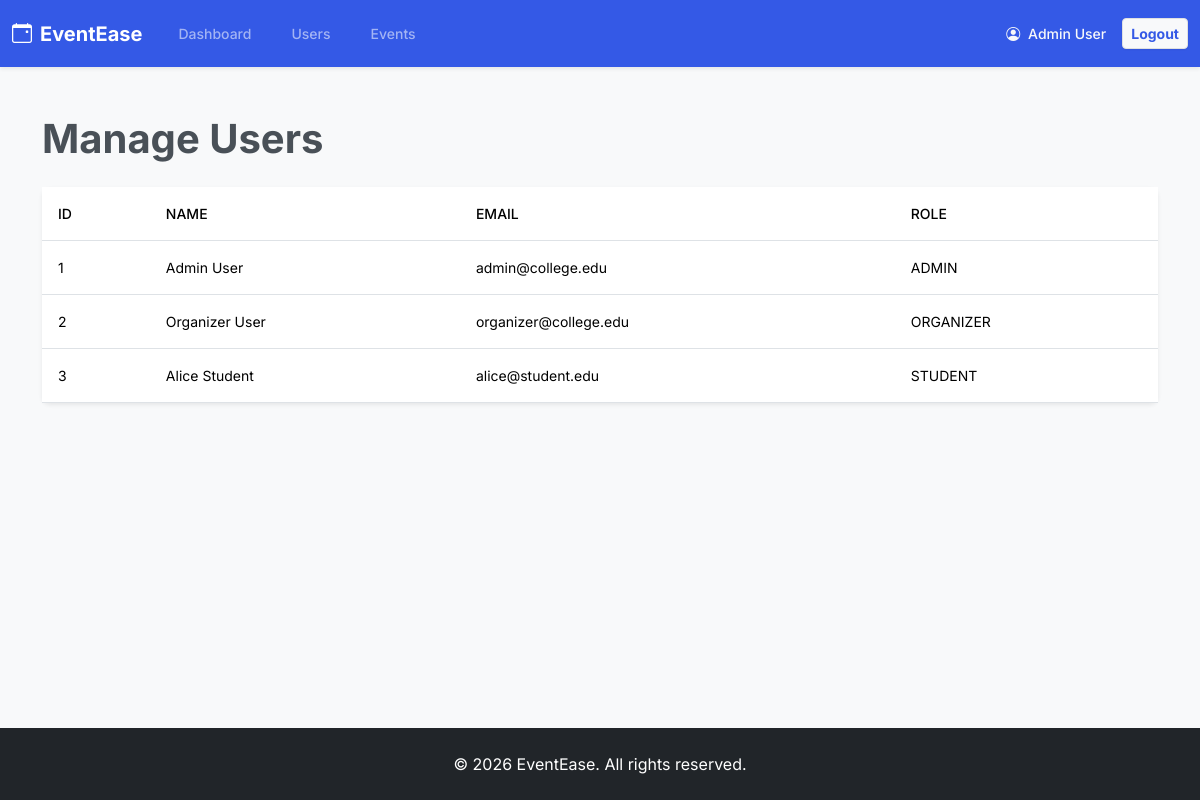
The page /admin/users.php (signed in) on the database its author committed.
### tables this page shows
CREATE TABLE users (
    id INT AUTO_INCREMENT PRIMARY KEY,
    name VARCHAR(100) NOT NULL,
    email VARCHAR(100) NOT NULL UNIQUE,
    student_id VARCHAR(50),
    department VARCHAR(100),
    year INT,
    phone VARCHAR(20),
    role ENUM('STUDENT', 'ORGANIZER', 'ADMIN', 'STAFF') DEFAULT 'STUDENT',
    password_hash VARCHAR(255) NOT NULL,
    created_at TIMESTAMP DEFAULT CURRENT_TIMESTAMP
);

### admin/users.php (the view, shortened to what this page needs)
<?php
require_once '../config/database.php';
$stmt = $pdo->prepare("SELECT * FROM users");
$stmt->execute();
$users = $stmt->fetchAll();
include '../includes/header.php';
include '../includes/navbar.php';
?>
<div class="container py-4">
    <h1 class="mb-4 fw-bold">Manage Users</h1>
    <table class="table table-hover align-middle bg-white shadow-sm rounded-3">
        <thead>
            <tr>
                <th >ID</th>
                <th >Name</th>
                <th >Email</th>
                <th >Role</th>
            </tr>
        </thead>
        <tbody>
            <?php foreach ($users as $user): ?>
            <tr>
                <td ><?= htmlspecialchars($user['id']) ?></td>
                <td ><?= htmlspecialchars($user['name']) ?></td>
                <td ><?= htmlspecialchars($user['email']) ?></td>
                <td ><?= htmlspecialchars($user['role']) ?></td>
            </tr>
            <?php endforeach; ?>
        </tbody>
    </table>
</div>
<?php include '../includes/footer.php'; ?>

### includes/header.php (style rules this page uses)
body { font-family: 'Inter', sans-serif; background-color: #f8f9fa; display: flex; flex-direction: column; min-height: 100vh; overflow-x: hidden; }
.container { animation: fadeInUp 0.7s cubic-bezier(0.16, 1, 0.3, 1) both; }
.table-hover tbody tr { transition: all 0.2s ease; }

### rows shown on the page
users: id "1", name "Admin User", email "admin@college.edu", role "ADMIN"
users: id "2", name "Organizer User", email "organizer@college.edu", role "ORGANIZER"
users: id "3", name "Alice Student", email "alice@student.edu", role "STUDENT"

### other values the page prints
$_SESSION['user_name'] "Admin User"
